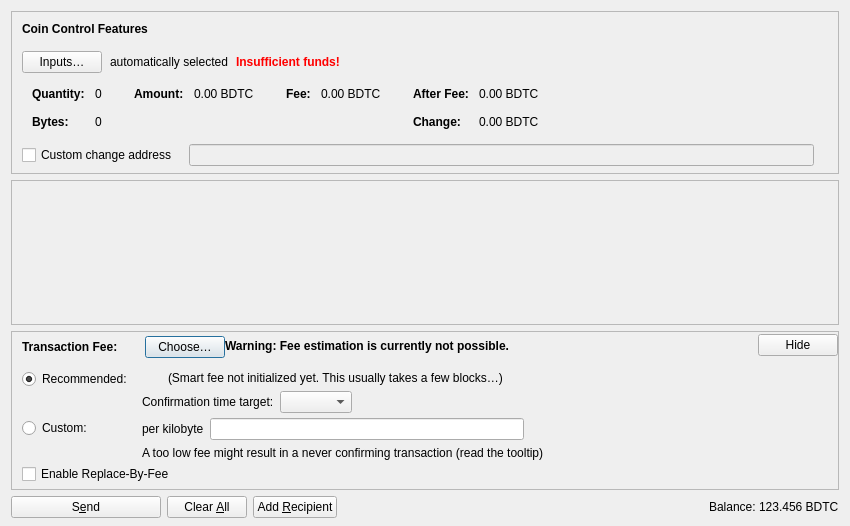
<?xml version="1.0" encoding="UTF-8"?>
<ui version="4.0">
 <class>SendCoinsDialog</class>
 <widget class="QDialog" name="SendCoinsDialog">
  <property name="geometry">
   <rect>
    <x>0</x>
    <y>0</y>
    <width>850</width>
    <height>526</height>
   </rect>
  </property>
  <property name="windowTitle">
   <string>Send Coins</string>
  </property>
  <layout class="QVBoxLayout" name="verticalLayout" stretch="0,1,0,0">
   <property name="bottomMargin">
    <number>8</number>
   </property>
   <item>
    <widget class="QFrame" name="frameCoinControl">
     <property name="sizePolicy">
      <sizepolicy hsizetype="Expanding" vsizetype="Expanding">
       <horstretch>0</horstretch>
       <verstretch>0</verstretch>
      </sizepolicy>
     </property>
     <property name="maximumSize">
      <size>
       <width>16777215</width>
       <height>16777215</height>
      </size>
     </property>
     <property name="frameShape">
      <enum>QFrame::StyledPanel</enum>
     </property>
     <property name="frameShadow">
      <enum>QFrame::Sunken</enum>
     </property>
     <layout class="QVBoxLayout" name="verticalLayoutCoinControl2">
      <property name="spacing">
       <number>0</number>
      </property>
      <property name="leftMargin">
       <number>0</number>
      </property>
      <property name="topMargin">
       <number>0</number>
      </property>
      <property name="rightMargin">
       <number>0</number>
      </property>
      <property name="bottomMargin">
       <number>6</number>
      </property>
      <item>
       <layout class="QVBoxLayout" name="verticalLayoutCoinControl" stretch="0,0,0,0,1">
        <property name="spacing">
         <number>0</number>
        </property>
        <property name="leftMargin">
         <number>10</number>
        </property>
        <property name="topMargin">
         <number>10</number>
        </property>
        <item>
         <layout class="QHBoxLayout" name="horizontalLayoutCoinControl1">
          <property name="bottomMargin">
           <number>15</number>
          </property>
          <item>
           <widget class="QLabel" name="labelCoinControlFeatures">
            <property name="sizePolicy">
             <sizepolicy hsizetype="Preferred" vsizetype="Maximum">
              <horstretch>0</horstretch>
              <verstretch>0</verstretch>
             </sizepolicy>
            </property>
            <property name="font">
             <font>
              <weight>75</weight>
              <bold>true</bold>
             </font>
            </property>
            <property name="styleSheet">
             <string notr="true">font-weight:bold;</string>
            </property>
            <property name="text">
             <string>Coin Control Features</string>
            </property>
           </widget>
          </item>
         </layout>
        </item>
        <item>
         <layout class="QHBoxLayout" name="horizontalLayoutCoinControl2" stretch="0,0,0,0">
          <property name="spacing">
           <number>8</number>
          </property>
          <property name="bottomMargin">
           <number>10</number>
          </property>
          <item>
           <widget class="QPushButton" name="pushButtonCoinControl">
            <property name="styleSheet">
             <string notr="true"/>
            </property>
            <property name="text">
             <string>Inputs…</string>
            </property>
            <property name="autoDefault">
             <bool>false</bool>
            </property>
           </widget>
          </item>
          <item>
           <widget class="QLabel" name="labelCoinControlAutomaticallySelected">
            <property name="text">
             <string>automatically selected</string>
            </property>
            <property name="margin">
             <number>5</number>
            </property>
           </widget>
          </item>
          <item>
           <widget class="QLabel" name="labelCoinControlInsuffFunds">
            <property name="font">
             <font>
              <weight>75</weight>
              <bold>true</bold>
             </font>
            </property>
            <property name="styleSheet">
             <string notr="true">color:red;font-weight:bold;</string>
            </property>
            <property name="text">
             <string>Insufficient funds!</string>
            </property>
            <property name="margin">
             <number>5</number>
            </property>
           </widget>
          </item>
          <item>
           <spacer name="horizontalSpacerCoinControl">
            <property name="orientation">
             <enum>Qt::Horizontal</enum>
            </property>
            <property name="sizeHint" stdset="0">
             <size>
              <width>40</width>
              <height>1</height>
             </size>
            </property>
           </spacer>
          </item>
         </layout>
        </item>
        <item>
         <widget class="QWidget" name="widgetCoinControl" native="true">
          <property name="sizePolicy">
           <sizepolicy hsizetype="Preferred" vsizetype="Preferred">
            <horstretch>0</horstretch>
            <verstretch>0</verstretch>
           </sizepolicy>
          </property>
          <property name="minimumSize">
           <size>
            <width>0</width>
            <height>0</height>
           </size>
          </property>
          <property name="styleSheet">
           <string notr="true"/>
          </property>
          <layout class="QHBoxLayout" name="horizontalLayoutCoinControl5">
           <property name="leftMargin">
            <number>0</number>
           </property>
           <property name="topMargin">
            <number>0</number>
           </property>
           <property name="rightMargin">
            <number>0</number>
           </property>
           <property name="bottomMargin">
            <number>0</number>
           </property>
           <item>
            <layout class="QHBoxLayout" name="horizontalLayoutCoinControl3" stretch="0,0,0,1">
             <property name="spacing">
              <number>20</number>
             </property>
             <property name="topMargin">
              <number>0</number>
             </property>
             <property name="bottomMargin">
              <number>10</number>
             </property>
             <item>
              <layout class="QFormLayout" name="formLayoutCoinControl1">
               <property name="labelAlignment">
                <set>Qt::AlignLeft|Qt::AlignVCenter</set>
               </property>
               <property name="horizontalSpacing">
                <number>10</number>
               </property>
               <property name="verticalSpacing">
                <number>14</number>
               </property>
               <property name="leftMargin">
                <number>10</number>
               </property>
               <property name="topMargin">
                <number>4</number>
               </property>
               <property name="rightMargin">
                <number>6</number>
               </property>
               <item row="0" column="0">
                <widget class="QLabel" name="labelCoinControlQuantityText">
                 <property name="font">
                  <font>
                   <weight>75</weight>
                   <bold>true</bold>
                  </font>
                 </property>
                 <property name="text">
                  <string>Quantity:</string>
                 </property>
                 <property name="margin">
                  <number>0</number>
                 </property>
                </widget>
               </item>
               <item row="0" column="1">
                <widget class="QLabel" name="labelCoinControlQuantity">
                 <property name="cursor">
                  <cursorShape>IBeamCursor</cursorShape>
                 </property>
                 <property name="contextMenuPolicy">
                  <enum>Qt::ActionsContextMenu</enum>
                 </property>
                 <property name="text">
                  <string notr="true">0</string>
                 </property>
                 <property name="margin">
                  <number>0</number>
                 </property>
                 <property name="textInteractionFlags">
                  <set>Qt::LinksAccessibleByMouse|Qt::TextSelectableByKeyboard|Qt::TextSelectableByMouse</set>
                 </property>
                </widget>
               </item>
               <item row="1" column="0">
                <widget class="QLabel" name="labelCoinControlBytesText">
                 <property name="font">
                  <font>
                   <weight>75</weight>
                   <bold>true</bold>
                  </font>
                 </property>
                 <property name="text">
                  <string>Bytes:</string>
                 </property>
                </widget>
               </item>
               <item row="1" column="1">
                <widget class="QLabel" name="labelCoinControlBytes">
                 <property name="cursor">
                  <cursorShape>IBeamCursor</cursorShape>
                 </property>
                 <property name="contextMenuPolicy">
                  <enum>Qt::ActionsContextMenu</enum>
                 </property>
                 <property name="text">
                  <string notr="true">0</string>
                 </property>
                 <property name="textInteractionFlags">
                  <set>Qt::LinksAccessibleByMouse|Qt::TextSelectableByKeyboard|Qt::TextSelectableByMouse</set>
                 </property>
                </widget>
               </item>
              </layout>
             </item>
             <item>
              <layout class="QFormLayout" name="formLayoutCoinControl2">
               <property name="horizontalSpacing">
                <number>10</number>
               </property>
               <property name="verticalSpacing">
                <number>14</number>
               </property>
               <property name="leftMargin">
                <number>6</number>
               </property>
               <property name="topMargin">
                <number>4</number>
               </property>
               <property name="rightMargin">
                <number>6</number>
               </property>
               <item row="0" column="0">
                <widget class="QLabel" name="labelCoinControlAmountText">
                 <property name="font">
                  <font>
                   <weight>75</weight>
                   <bold>true</bold>
                  </font>
                 </property>
                 <property name="text">
                  <string>Amount:</string>
                 </property>
                 <property name="margin">
                  <number>0</number>
                 </property>
                </widget>
               </item>
               <item row="0" column="1">
                <widget class="QLabel" name="labelCoinControlAmount">
                 <property name="cursor">
                  <cursorShape>IBeamCursor</cursorShape>
                 </property>
                 <property name="contextMenuPolicy">
                  <enum>Qt::ActionsContextMenu</enum>
                 </property>
                 <property name="text">
                  <string notr="true">0.00 BDTC</string>
                 </property>
                 <property name="textInteractionFlags">
                  <set>Qt::LinksAccessibleByMouse|Qt::TextSelectableByKeyboard|Qt::TextSelectableByMouse</set>
                 </property>
                </widget>
               </item>
              </layout>
             </item>
             <item>
              <layout class="QFormLayout" name="formLayoutCoinControl3">
               <property name="horizontalSpacing">
                <number>10</number>
               </property>
               <property name="verticalSpacing">
                <number>14</number>
               </property>
               <property name="leftMargin">
                <number>6</number>
               </property>
               <property name="topMargin">
                <number>4</number>
               </property>
               <property name="rightMargin">
                <number>6</number>
               </property>
               <item row="0" column="0">
                <widget class="QLabel" name="labelCoinControlFeeText">
                 <property name="font">
                  <font>
                   <weight>75</weight>
                   <bold>true</bold>
                  </font>
                 </property>
                 <property name="text">
                  <string>Fee:</string>
                 </property>
                 <property name="margin">
                  <number>0</number>
                 </property>
                </widget>
               </item>
               <item row="0" column="1">
                <widget class="QLabel" name="labelCoinControlFee">
                 <property name="cursor">
                  <cursorShape>IBeamCursor</cursorShape>
                 </property>
                 <property name="contextMenuPolicy">
                  <enum>Qt::ActionsContextMenu</enum>
                 </property>
                 <property name="text">
                  <string notr="true">0.00 BDTC</string>
                 </property>
                 <property name="textInteractionFlags">
                  <set>Qt::LinksAccessibleByMouse|Qt::TextSelectableByKeyboard|Qt::TextSelectableByMouse</set>
                 </property>
                </widget>
               </item>
              </layout>
             </item>
             <item>
              <layout class="QFormLayout" name="formLayoutCoinControl4">
               <property name="labelAlignment">
                <set>Qt::AlignLeft|Qt::AlignVCenter</set>
               </property>
               <property name="horizontalSpacing">
                <number>10</number>
               </property>
               <property name="verticalSpacing">
                <number>14</number>
               </property>
               <property name="leftMargin">
                <number>6</number>
               </property>
               <property name="topMargin">
                <number>4</number>
               </property>
               <property name="rightMargin">
                <number>6</number>
               </property>
               <item row="0" column="0">
                <widget class="QLabel" name="labelCoinControlAfterFeeText">
                 <property name="font">
                  <font>
                   <weight>75</weight>
                   <bold>true</bold>
                  </font>
                 </property>
                 <property name="text">
                  <string>After Fee:</string>
                 </property>
                 <property name="margin">
                  <number>0</number>
                 </property>
                </widget>
               </item>
               <item row="0" column="1">
                <widget class="QLabel" name="labelCoinControlAfterFee">
                 <property name="cursor">
                  <cursorShape>IBeamCursor</cursorShape>
                 </property>
                 <property name="contextMenuPolicy">
                  <enum>Qt::ActionsContextMenu</enum>
                 </property>
                 <property name="text">
                  <string notr="true">0.00 BDTC</string>
                 </property>
                 <property name="textInteractionFlags">
                  <set>Qt::LinksAccessibleByMouse|Qt::TextSelectableByKeyboard|Qt::TextSelectableByMouse</set>
                 </property>
                </widget>
               </item>
               <item row="1" column="0">
                <widget class="QLabel" name="labelCoinControlChangeText">
                 <property name="font">
                  <font>
                   <weight>75</weight>
                   <bold>true</bold>
                  </font>
                 </property>
                 <property name="text">
                  <string>Change:</string>
                 </property>
                </widget>
               </item>
               <item row="1" column="1">
                <widget class="QLabel" name="labelCoinControlChange">
                 <property name="cursor">
                  <cursorShape>IBeamCursor</cursorShape>
                 </property>
                 <property name="contextMenuPolicy">
                  <enum>Qt::ActionsContextMenu</enum>
                 </property>
                 <property name="text">
                  <string notr="true">0.00 BDTC</string>
                 </property>
                 <property name="textInteractionFlags">
                  <set>Qt::LinksAccessibleByMouse|Qt::TextSelectableByKeyboard|Qt::TextSelectableByMouse</set>
                 </property>
                </widget>
               </item>
              </layout>
             </item>
            </layout>
           </item>
          </layout>
         </widget>
        </item>
        <item>
         <layout class="QHBoxLayout" name="horizontalLayoutCoinControl4" stretch="0,0,0">
          <property name="spacing">
           <number>12</number>
          </property>
          <property name="sizeConstraint">
           <enum>QLayout::SetDefaultConstraint</enum>
          </property>
          <property name="topMargin">
           <number>5</number>
          </property>
          <property name="rightMargin">
           <number>5</number>
          </property>
          <item>
           <widget class="QCheckBox" name="checkBoxCoinControlChange">
            <property name="toolTip">
             <string>If this is activated, but the change address is empty or invalid, change will be sent to a newly generated address.</string>
            </property>
            <property name="text">
             <string>Custom change address</string>
            </property>
           </widget>
          </item>
          <item>
           <widget class="QValidatedLineEdit" name="lineEditCoinControlChange">
            <property name="enabled">
             <bool>false</bool>
            </property>
            <property name="sizePolicy">
             <sizepolicy hsizetype="Expanding" vsizetype="Fixed">
              <horstretch>0</horstretch>
              <verstretch>0</verstretch>
             </sizepolicy>
            </property>
           </widget>
          </item>
          <item>
           <widget class="QLabel" name="labelCoinControlChangeLabel">
            <property name="sizePolicy">
             <sizepolicy hsizetype="Preferred" vsizetype="Expanding">
              <horstretch>0</horstretch>
              <verstretch>0</verstretch>
             </sizepolicy>
            </property>
            <property name="minimumSize">
             <size>
              <width>0</width>
              <height>0</height>
             </size>
            </property>
            <property name="text">
             <string/>
            </property>
            <property name="margin">
             <number>3</number>
            </property>
           </widget>
          </item>
         </layout>
        </item>
        <item>
         <spacer name="verticalSpacerCoinControl">
          <property name="orientation">
           <enum>Qt::Vertical</enum>
          </property>
          <property name="sizeHint" stdset="0">
           <size>
            <width>800</width>
            <height>1</height>
           </size>
          </property>
         </spacer>
        </item>
       </layout>
      </item>
     </layout>
    </widget>
   </item>
   <item>
    <widget class="QScrollArea" name="scrollArea">
     <property name="widgetResizable">
      <bool>true</bool>
     </property>
     <widget class="QWidget" name="scrollAreaWidgetContents">
      <property name="geometry">
       <rect>
        <x>0</x>
        <y>0</y>
        <width>830</width>
        <height>104</height>
       </rect>
      </property>
      <layout class="QVBoxLayout" name="verticalLayout_2" stretch="0,1">
       <property name="leftMargin">
        <number>0</number>
       </property>
       <property name="topMargin">
        <number>0</number>
       </property>
       <property name="rightMargin">
        <number>0</number>
       </property>
       <property name="bottomMargin">
        <number>0</number>
       </property>
       <item>
        <layout class="QVBoxLayout" name="entries">
         <property name="spacing">
          <number>6</number>
         </property>
        </layout>
       </item>
       <item>
        <spacer name="verticalSpacer">
         <property name="orientation">
          <enum>Qt::Vertical</enum>
         </property>
         <property name="sizeHint" stdset="0">
          <size>
           <width>20</width>
           <height>40</height>
          </size>
         </property>
        </spacer>
       </item>
      </layout>
     </widget>
    </widget>
   </item>
   <item>
    <widget class="QFrame" name="frameFee">
     <property name="sizePolicy">
      <sizepolicy hsizetype="Expanding" vsizetype="Expanding">
       <horstretch>0</horstretch>
       <verstretch>0</verstretch>
      </sizepolicy>
     </property>
     <property name="maximumSize">
      <size>
       <width>16777215</width>
       <height>16777215</height>
      </size>
     </property>
     <property name="frameShape">
      <enum>QFrame::StyledPanel</enum>
     </property>
     <property name="frameShadow">
      <enum>QFrame::Sunken</enum>
     </property>
     <layout class="QVBoxLayout" name="verticalLayoutFee1">
      <property name="spacing">
       <number>0</number>
      </property>
      <property name="leftMargin">
       <number>0</number>
      </property>
      <property name="topMargin">
       <number>0</number>
      </property>
      <property name="rightMargin">
       <number>0</number>
      </property>
      <property name="bottomMargin">
       <number>0</number>
      </property>
      <item>
       <layout class="QVBoxLayout" name="verticalLayoutFee2" stretch="0,0,0">
        <property name="spacing">
         <number>0</number>
        </property>
        <property name="leftMargin">
         <number>10</number>
        </property>
        <property name="topMargin">
         <number>0</number>
        </property>
        <item>
         <layout class="QHBoxLayout" name="horizontalLayoutFee1">
          <property name="bottomMargin">
           <number>0</number>
          </property>
          <item>
           <layout class="QVBoxLayout" name="verticalLayoutFee7">
            <property name="spacing">
             <number>0</number>
            </property>
            <item>
             <spacer name="verticalSpacerSmartFee">
              <property name="orientation">
               <enum>Qt::Vertical</enum>
              </property>
              <property name="sizeType">
               <enum>QSizePolicy::Fixed</enum>
              </property>
              <property name="sizeHint" stdset="0">
               <size>
                <width>1</width>
                <height>4</height>
               </size>
              </property>
             </spacer>
            </item>
            <item>
             <layout class="QHBoxLayout" name="horizontalLayoutSmartFee">
              <property name="spacing">
               <number>10</number>
              </property>
              <item>
               <widget class="QLabel" name="labelFeeHeadline">
                <property name="sizePolicy">
                 <sizepolicy hsizetype="Preferred" vsizetype="Maximum">
                  <horstretch>0</horstretch>
                  <verstretch>0</verstretch>
                 </sizepolicy>
                </property>
                <property name="font">
                 <font>
                  <weight>75</weight>
                  <bold>true</bold>
                 </font>
                </property>
                <property name="styleSheet">
                 <string notr="true">font-weight:bold;</string>
                </property>
                <property name="text">
                 <string>Transaction Fee:</string>
                </property>
               </widget>
              </item>
              <item>
               <widget class="QLabel" name="labelFeeMinimized">
                <property name="text">
                 <string/>
                </property>
               </widget>
              </item>
              <item>
               <widget class="QPushButton" name="buttonChooseFee">
                <property name="text">
                 <string>Choose…</string>
                </property>
               </widget>
              </item>
             </layout>
            </item>
            <item>
             <spacer name="verticalSpacer_5">
              <property name="orientation">
               <enum>Qt::Vertical</enum>
              </property>
              <property name="sizeHint" stdset="0">
               <size>
                <width>1</width>
                <height>1</height>
               </size>
              </property>
             </spacer>
            </item>
           </layout>
          </item>
          <item>
           <widget class="QLabel" name="fallbackFeeWarningLabel">
            <property name="toolTip">
             <string>Using the fallbackfee can result in sending a transaction that will take several hours or days (or never) to confirm. Consider choosing your fee manually or wait until you have validated the complete chain.</string>
            </property>
            <property name="font">
            <font>
                <weight>75</weight>
                <bold>true</bold>
            </font>
            </property>
            <property name="text">
             <string>Warning: Fee estimation is currently not possible.</string>
            </property>
            <property name="wordWrap">
             <bool>false</bool>
            </property>
           </widget>
          </item>
          <item>
           <spacer name="horizontalSpacer_4">
            <property name="orientation">
             <enum>Qt::Horizontal</enum>
            </property>
            <property name="sizeType">
             <enum>QSizePolicy::MinimumExpanding</enum>
            </property>
            <property name="sizeHint" stdset="0">
             <size>
              <width>40</width>
              <height>20</height>
             </size>
            </property>
           </spacer>
          </item>
          <item>
           <widget class="QPushButton" name="buttonMinimizeFee">
            <property name="toolTip">
             <string>Hide transaction fee settings</string>
            </property>
            <property name="text">
             <string>Hide</string>
            </property>
           </widget>
          </item>
         </layout>
        </item>
        <item>
         <widget class="QFrame" name="frameFeeSelection">
          <layout class="QVBoxLayout" name="verticalLayoutFee12">
           <property name="spacing">
            <number>0</number>
           </property>
           <property name="leftMargin">
            <number>0</number>
           </property>
           <property name="topMargin">
            <number>0</number>
           </property>
           <property name="rightMargin">
            <number>0</number>
           </property>
           <property name="bottomMargin">
            <number>0</number>
           </property>
           <item>
            <layout class="QGridLayout" name="gridLayoutFee">
             <property name="topMargin">
              <number>10</number>
             </property>
             <property name="bottomMargin">
              <number>4</number>
             </property>
             <property name="horizontalSpacing">
              <number>10</number>
             </property>
             <property name="verticalSpacing">
              <number>4</number>
             </property>
             <item row="1" column="1">
              <layout class="QVBoxLayout" name="verticalLayoutFee8">
               <property name="spacing">
                <number>6</number>
               </property>
               <item>
                <layout class="QHBoxLayout" name="horizontalLayoutFee13">
                 <item>
                  <widget class="QLabel" name="labelCustomPerKilobyte">
                   <property name="toolTip">
                    <string>Specify a custom fee per kB (1,000 bytes) of the transaction's virtual size.

Note:  Since the fee is calculated on a per-byte basis, a fee rate of "100 satoshis per kvB" for a transaction size of 500 virtual bytes (half of 1 kvB) would ultimately yield a fee of only 50 satoshis.</string>
                   </property>
                   <property name="text">
                    <string>per kilobyte</string>
                   </property>
                  </widget>
                 </item>
                 <item>
                  <widget class="BdtcoinAmountField" name="customFee"/>
                 </item>
                 <item>
                  <spacer name="horizontalSpacer_6">
                   <property name="orientation">
                    <enum>Qt::Horizontal</enum>
                   </property>
                   <property name="sizeHint" stdset="0">
                    <size>
                     <width>1</width>
                     <height>1</height>
                    </size>
                   </property>
                  </spacer>
                 </item>
                </layout>
               </item>
               <item>
                <layout class="QHBoxLayout" name="horizontalLayoutFee8">
                 <item>
                  <widget class="QLabel" name="labelCustomFeeWarning">
                   <property name="enabled">
                    <bool>true</bool>
                   </property>
                   <property name="toolTip">
                    <string>When there is less transaction volume than space in the blocks, miners as well as relaying nodes may enforce a minimum fee. Paying only this minimum fee is just fine, but be aware that this can result in a never confirming transaction once there is more demand for bdtcoin transactions than the network can process.</string>
                   </property>
                   <property name="text">
                    <string>A too low fee might result in a never confirming transaction (read the tooltip)</string>
                   </property>
                  </widget>
                 </item>
                 <item>
                  <spacer name="horizontalSpacer_2">
                   <property name="orientation">
                    <enum>Qt::Horizontal</enum>
                   </property>
                   <property name="sizeHint" stdset="0">
                    <size>
                     <width>1</width>
                     <height>1</height>
                    </size>
                   </property>
                  </spacer>
                 </item>
                </layout>
               </item>
              </layout>
             </item>
             <item row="0" column="0">
              <layout class="QVBoxLayout" name="verticalLayoutFee4" stretch="0,1">
               <item>
                <widget class="QRadioButton" name="radioSmartFee">
                 <property name="text">
                  <string>Recommended:</string>
                 </property>
                 <property name="checked">
                  <bool>true</bool>
                 </property>
                 <attribute name="buttonGroup">
                  <string notr="true">groupFee</string>
                 </attribute>
                </widget>
               </item>
               <item>
                <spacer name="verticalSpacer_2">
                 <property name="orientation">
                  <enum>Qt::Vertical</enum>
                 </property>
                 <property name="sizeHint" stdset="0">
                  <size>
                   <width>1</width>
                   <height>1</height>
                  </size>
                 </property>
                </spacer>
               </item>
              </layout>
             </item>
             <item row="1" column="0">
              <layout class="QVBoxLayout" name="verticalLayoutFee9" stretch="0,1">
               <item>
                <widget class="QRadioButton" name="radioCustomFee">
                 <property name="text">
                  <string>Custom:</string>
                 </property>
                 <attribute name="buttonGroup">
                  <string notr="true">groupFee</string>
                 </attribute>
                </widget>
               </item>
               <item>
                <spacer name="verticalSpacer_6">
                 <property name="orientation">
                  <enum>Qt::Vertical</enum>
                 </property>
                 <property name="sizeHint" stdset="0">
                  <size>
                   <width>1</width>
                   <height>1</height>
                  </size>
                 </property>
                </spacer>
               </item>
              </layout>
             </item>
             <item row="0" column="1">
              <layout class="QVBoxLayout" name="verticalLayoutFee3" stretch="0,0,1">
               <property name="spacing">
                <number>6</number>
               </property>
               <property name="topMargin">
                <number>2</number>
               </property>
               <item>
                <layout class="QHBoxLayout" name="horizontalLayoutFee12">
                 <item>
                  <widget class="QLabel" name="labelSmartFee">
                   <property name="text">
                    <string/>
                   </property>
                  </widget>
                 </item>
                 <item>
                  <widget class="QLabel" name="labelFeeEstimation">
                   <property name="text">
                    <string/>
                   </property>
                  </widget>
                 </item>
                 <item>
                  <widget class="QLabel" name="labelSmartFee2">
                   <property name="text">
                    <string>(Smart fee not initialized yet. This usually takes a few blocks…)</string>
                   </property>
                  </widget>
                 </item>
                 <item>
                  <spacer name="horizontalSpacer_5">
                   <property name="orientation">
                    <enum>Qt::Horizontal</enum>
                   </property>
                   <property name="sizeHint" stdset="0">
                    <size>
                     <width>1</width>
                     <height>1</height>
                    </size>
                   </property>
                  </spacer>
                 </item>
                </layout>
               </item>
               <item>
                <layout class="QHBoxLayout" name="horizontalLayoutFee9">
                 <item>
                  <layout class="QVBoxLayout" name="verticalLayoutFee6">
                   <item>
                    <widget class="QLabel" name="labelSmartFee3">
                     <property name="text">
                      <string>Confirmation time target:</string>
                     </property>
                    </widget>
                   </item>
                  </layout>
                 </item>
                 <item>
                  <layout class="QVBoxLayout" name="verticalLayoutFee5">
                   <property name="rightMargin">
                    <number>30</number>
                   </property>
                   <item>
                    <layout class="QHBoxLayout" name="horizontalLayoutConfTarget">
                     <property name="bottomMargin">
                      <number>0</number>
                     </property>
                     <item>
                      <widget class="QComboBox" name="confTargetSelector"/>
                     </item>
                     <item>
                      <spacer name="horizontalSpacerConfTarget">
                       <property name="orientation">
                        <enum>Qt::Horizontal</enum>
                       </property>
                       <property name="sizeHint" stdset="0">
                        <size>
                         <width>40</width>
                         <height>20</height>
                        </size>
                       </property>
                      </spacer>
                     </item>
                    </layout>
                   </item>
                  </layout>
                 </item>
                </layout>
               </item>
               <item>
                <spacer name="verticalSpacer_4">
                 <property name="orientation">
                  <enum>Qt::Vertical</enum>
                 </property>
                 <property name="sizeHint" stdset="0">
                  <size>
                   <width>1</width>
                   <height>1</height>
                  </size>
                 </property>
                </spacer>
               </item>
              </layout>
             </item>
            </layout>
           </item>
           <item>
            <widget class="QCheckBox" name="optInRBF">
             <property name="text">
              <string>Enable Replace-By-Fee</string>
             </property>
             <property name="toolTip">
              <string>With Replace-By-Fee (BIP-125) you can increase a transaction's fee after it is sent. Without this, a higher fee may be recommended to compensate for increased transaction delay risk.</string>
             </property>
            </widget>
           </item>
          </layout>
         </widget>
        </item>
        <item>
         <spacer name="verticalSpacerFee">
          <property name="orientation">
           <enum>Qt::Vertical</enum>
          </property>
          <property name="sizeHint" stdset="0">
           <size>
            <width>40</width>
            <height>5</height>
           </size>
          </property>
         </spacer>
        </item>
       </layout>
      </item>
     </layout>
    </widget>
   </item>
   <item>
    <layout class="QHBoxLayout" name="horizontalLayout">
     <item>
      <widget class="QPushButton" name="sendButton">
       <property name="minimumSize">
        <size>
         <width>150</width>
         <height>0</height>
        </size>
       </property>
       <property name="toolTip">
        <string>Confirm the send action</string>
       </property>
       <property name="text">
        <string>S&amp;end</string>
       </property>
       <property name="icon">
        <iconset resource="../bdtcoin.qrc">
         <normaloff>:/icons/send</normaloff>:/icons/send</iconset>
       </property>
       <property name="autoDefault">
        <bool>false</bool>
       </property>
       <property name="default">
        <bool>false</bool>
       </property>
      </widget>
     </item>
     <item>
      <widget class="QPushButton" name="clearButton">
       <property name="sizePolicy">
        <sizepolicy hsizetype="Minimum" vsizetype="Fixed">
         <horstretch>0</horstretch>
         <verstretch>0</verstretch>
        </sizepolicy>
       </property>
       <property name="toolTip">
        <string>Clear all fields of the form.</string>
       </property>
       <property name="text">
        <string>Clear &amp;All</string>
       </property>
       <property name="icon">
        <iconset resource="../bdtcoin.qrc">
         <normaloff>:/icons/remove</normaloff>:/icons/remove</iconset>
       </property>
       <property name="autoDefault">
        <bool>false</bool>
       </property>
      </widget>
     </item>
     <item>
      <widget class="QPushButton" name="addButton">
       <property name="toolTip">
        <string>Send to multiple recipients at once</string>
       </property>
       <property name="text">
        <string>Add &amp;Recipient</string>
       </property>
       <property name="icon">
        <iconset resource="../bdtcoin.qrc">
         <normaloff>:/icons/add</normaloff>:/icons/add</iconset>
       </property>
       <property name="autoDefault">
        <bool>false</bool>
       </property>
      </widget>
     </item>
     <item>
      <spacer name="horizontalSpacer">
       <property name="orientation">
        <enum>Qt::Horizontal</enum>
       </property>
       <property name="sizeHint" stdset="0">
        <size>
         <width>40</width>
         <height>20</height>
        </size>
       </property>
      </spacer>
     </item>
     <item>
      <layout class="QHBoxLayout" name="horizontalLayout_2">
       <property name="spacing">
        <number>3</number>
       </property>
       <item>
        <widget class="QLabel" name="labelBalanceName">
         <property name="sizePolicy">
          <sizepolicy hsizetype="Preferred" vsizetype="Fixed">
           <horstretch>0</horstretch>
           <verstretch>0</verstretch>
          </sizepolicy>
         </property>
         <property name="text">
          <string>Balance:</string>
         </property>
        </widget>
       </item>
       <item>
        <widget class="QLabel" name="labelBalance">
         <property name="sizePolicy">
          <sizepolicy hsizetype="Preferred" vsizetype="Fixed">
           <horstretch>0</horstretch>
           <verstretch>0</verstretch>
          </sizepolicy>
         </property>
         <property name="cursor">
          <cursorShape>IBeamCursor</cursorShape>
         </property>
         <property name="text">
          <string notr="true">123.456 BDTC</string>
         </property>
         <property name="textInteractionFlags">
          <set>Qt::LinksAccessibleByMouse|Qt::TextSelectableByKeyboard|Qt::TextSelectableByMouse</set>
         </property>
        </widget>
       </item>
      </layout>
     </item>
    </layout>
   </item>
  </layout>
 </widget>
 <customwidgets>
  <customwidget>
   <class>QValidatedLineEdit</class>
   <extends>QLineEdit</extends>
   <header>qt/qvalidatedlineedit.h</header>
  </customwidget>
  <customwidget>
   <class>BdtcoinAmountField</class>
   <extends>QLineEdit</extends>
   <header>qt/bdtcoinamountfield.h</header>
   <container>1</container>
  </customwidget>
 </customwidgets>
 <resources>
  <include location="../bdtcoin.qrc"/>
 </resources>
 <connections/>
 <buttongroups>
  <buttongroup name="groupFee"/>
 </buttongroups>
</ui>
